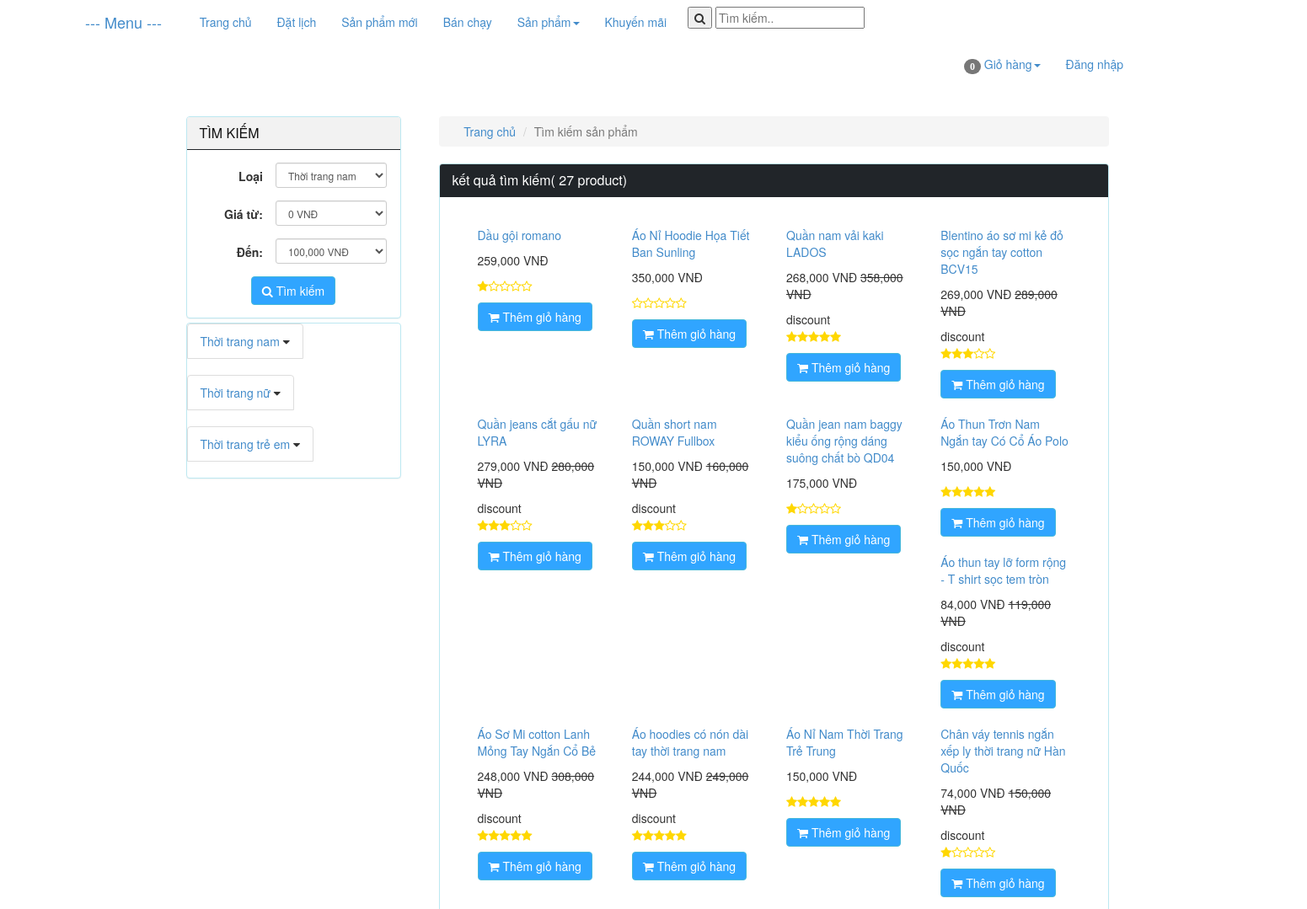
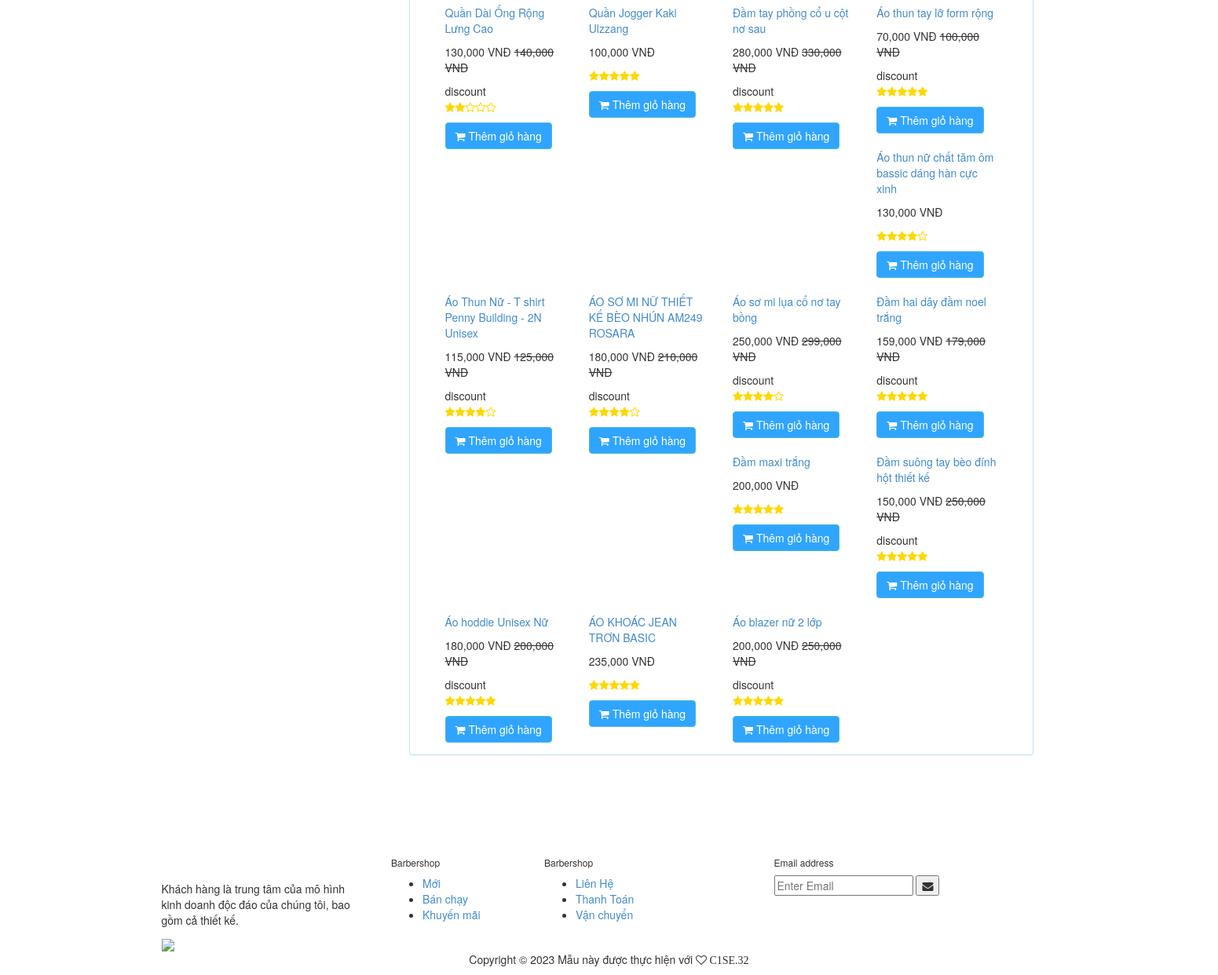
Page /index.php/product/search_name on the committed database (2 pictures, top to bottom).
### tables this page shows
CREATE TABLE `catalog` (
  `id` int(11) NOT NULL,
  `name` varchar(100) NOT NULL,
  `description` varchar(255) DEFAULT NULL,
  `parent_id` int(11) NOT NULL,
  `sort_order` tinyint(4) NOT NULL,
  `created` datetime NOT NULL
);

CREATE TABLE `product` (
  `id` int(255) NOT NULL,
  `catalog_id` int(11) NOT NULL,
  `name` varchar(255) NOT NULL,
  `content` text NOT NULL,
  `price` decimal(15,2) NOT NULL DEFAULT 0.00,
  `discount` int(11) DEFAULT 0,
  `image_link` varchar(100) NOT NULL,
  `image_list` text NOT NULL,
  `view` int(11) NOT NULL DEFAULT 0,
  `buyed` int(255) NOT NULL,
  `rate_total` int(255) NOT NULL DEFAULT 4,
  `rate_count` int(255) NOT NULL DEFAULT 1,
  `created` int(11) NOT NULL
);

### application/controllers/Product.php (called while the page is built, shortened)
<?php
class Product extends MY_Controller {
    public function __construct() {
        parent::__construct();
        $this->load->model('product_model');
        $this->load->model('catalog_model');
        $this->load->model('comment_model');
        $this->load->model('user_model');
        $this->load->model('sizedetail_model');
        $this->load->model('size_model');
        $this->load->model('order_model');
        $this->load->library('form_validation');
        $this->load->helper('form');
        $this->load->library('upload');
        $this->load->library('upload_library');
    }
    public function search_name() {
        $search = $this->input->post('search');
        $this->data['search'] = $search;
        $input = array();
        $product_list = $this->product_model->get_list($input);
        $total = count($product_list);
        $this->data['total'] = $total;
        $this->data['product_list'] = $product_list;
        $this->data['temp'] = 'site/product/search';
        $this->load->view('site/layoutsub', $this->data);
    }
}

### index.php (called while the page is built, shortened)
<?php
require_once BASEPATH.'core/CodeIgniter.php';

### application/core/MY_Controller.php (called while the page is built, shortened)
<?php
class MY_Controller extends CI_Controller {
	function __construct()
	{
		$controller = $this->uri->segment(1);
		switch ($controller) {
			default:
				$input = array();
				$input['where'] = array('parent_id' => '1');
				$input['order'] = array('sort_order', 'ASC');
				$catalog = $this->catalog_model->get_list($input);
				break;
		}
	}
}

### application/core/MY_Model.php (called while the page is built, shortened)
<?php if ( ! defined('BASEPATH')) exit('No direct script access allowed');
class MY_Model extends CI_Model {
    var $table = '';
    var $key = 'id';
    var $order = '';
    function query2($sql){
        $rows = $this->db->query($sql);
        return $rows->row();
    }
    function get_list($input = array())
    {
        $query = $this->db->get($this->table);
        return $query->result();
    }
    protected function get_list_set_input($input = array())
    {
        if ((isset($input['where'])) && $input['where'])
        {
            $this->db->where($input['where']);
        }
        if (isset($input['order'][0]) && isset($input['order'][1]))
        {
            $this->db->order_by($input['order'][0], $input['order'][1]);
        }
        else
        {
            $order = ($this->order == '') ? array($this->table.'.'.$this->key, 'desc') : $this->order;
            $this->db->order_by($order[0], $order[1]);
        }
    }
}
?>

### application/helpers/common_helper.php (called while the page is built, shortened)
<?php
	function covert_vi_to_en($str)
	{
	    $unicode = array(
			'a'=>'á|à|ả|ã|ạ|ă|ắ|ặ|ằ|ẳ|ẵ|â|ấ|ầ|ẩ|ẫ|ậ',
			'd'=>'đ',
			'e'=>'é|è|ẻ|ẽ|ẹ|ê|ế|ề|ể|ễ|ệ',
			'i'=>'í|ì|ỉ|ĩ|ị',
			'o'=>'ó|ò|ỏ|õ|ọ|ô|ố|ồ|ổ|ỗ|ộ|ơ|ớ|ờ|ở|ỡ|ợ',
			'u'=>'ú|ù|ủ|ũ|ụ|ư|ứ|ừ|ử|ữ|ự',
			'y'=>'ý|ỳ|ỷ|ỹ|ỵ',
			'A'=>'Á|À|Ả|Ã|Ạ|Ă|Ắ|Ặ|Ằ|Ẳ|Ẵ|Â|Ấ|Ầ|Ẩ|Ẫ|Ậ',
			'D'=>'Đ',
			'E'=>'É|È|Ẻ|Ẽ|Ẹ|Ê|Ế|Ề|Ể|Ễ|Ệ',
			'I'=>'Í|Ì|Ỉ|Ĩ|Ị',
			'O'=>'Ó|Ò|Ỏ|Õ|Ọ|Ô|Ố|Ồ|Ổ|Ỗ|Ộ|Ơ|Ớ|Ờ|Ở|Ỡ|Ợ',
			'U'=>'Ú|Ù|Ủ|Ũ|Ụ|Ư|Ứ|Ừ|Ử|Ữ|Ự',
			'Y'=>'Ý|Ỳ|Ỷ|Ỹ|Ỵ',
			);
		foreach($unicode as $nonUnicode=>$uni) $str = preg_replace("/($uni)/i",$nonUnicode,$str);
		$str = trim($str);
		$str = str_replace(' ', '-', $str);
		$str = str_replace(',', '', $str);
		return $str;
	}
?>

### application/views/site/product/search.php (the view, shortened to what this page needs)
<div class="col-xs-12 col-sm-9 col-md-9 col-lg-9 clearpaddingr">
    <div class="col-xs-12 col-sm-12 col-md-12 col-lg-12 clearpadding">
        <ol class="breadcrumb">
            <li><a href="<?php echo base_url(); ?>"><span class="glyphicon glyphicon-home" aria-hidden="true"></span> Trang chủ</a></li>
            <li class="active">Tìm kiếm sản phẩm</li>
        </ol>
        <div class="panel panel-info">
            <div class="panel-heading">
                <h3 class="panel-title">kết quả tìm kiếm( <?php echo $total; ?> product)</h3>
            </div>
            <div class="panel-body">
                <div class="col-xs-12 col-sm-12 col-md-12 col-lg-12 clearpadding">
                    <?php
                    foreach ($product_list as $value) {
                        $name = covert_vi_to_en($value->name);
                        $name = strtolower($name);
                    ?>
                        <div class="col-xs-12 col-sm-6 col-md-3 col-lg-3">
                            <div class="product_item">
                                <div class="product-image">
                                </div>
                                <p class="product_name"><a href="<?php echo base_url($name . '-p' . $value->id); ?>"><?php echo $value->name; ?></a></p>
                                <?php
                                if ($value->discount > 0) {
                                    $new_price = $value->price - $value->discount;
                                ?>
                                    <p><span class='price text-right'><?php echo number_format($new_price); ?> VNĐ</span> <del class="product-discount"><?php echo number_format($value->price); ?> VNĐ</del></p>
                                <?php } else { ?>
                                    <p><span class='price text-right'><?php echo number_format($value->price); ?> VNĐ</span></p>
                                <?php } ?>
                                <?php
                                if ($value->discount != 0)
                                    echo '<span class="label_pro">discount</span>';
                                ?>
                                <p>
                                    <?php $raty_tb = round($value->rate_total / $value->rate_count); ?>
                                    <?php
                                    $i2 = 1;
                                    for ($i2; $i2 <= $raty_tb; $i2++) {
                                        echo '<i class="fa fa-star" style="color:gold"></i>';
                                    }
                                    $i3 = 1;
                                    for ($i3; $i3 <= (5 - $raty_tb); $i3++) {
                                        echo '<i class="fa fa-star-o" style="color: gold"></i>';
                                    }
                                    ?>
                                </p>
                                <?php
                                $query_count = 'SELECT SUM(quantity) As totalproduct FROM sizedetail WHERE product_id = ' . $value->id;
                                $result = $this->sizedetail_model->query2($query_count);
                                $sl = $result->totalproduct;
                                if ($sl > 0) {
                                ?>
                                    <a href="<?php echo base_url('cart/add/' . $value->id); ?>"><button class='btn btn-info'><span class="fa fa-shopping-cart" aria-hidden="true"></span> Thêm giỏ hàng</button></a>
                                <?php } else { ?>
                                    <a style="pointer-events: none;"><button style="pointer-events: none;background-color: #333;border: none " class='btn btn-info'>Hết hàng</button></a>
                                <?php } ?>
                            </div>
                        </div>
                    <?php } ?>
                </div>
            </div>
        </div>
    </div>
</div>

### application/views/site/sidebar.php (shortened to what this page needs)
<?php
$catalog_id = isset($catalog_id) ? $catalog_id : NULL;
$price_from = isset($price_from) ? $price_from : NULL;
$price_to = isset($price_to) ? $price_to : NULL;
?>
<div class="col-xs-12 col-sm-3 col-md-3 col-lg-3 clearpaddingl">
    <div class="panel panel-info" style="margin-bottom: 5px;">
        <div class="panel-heading" style="background-color: #f2f2f2;color: #111">
            <h3 class="panel-title">TÌM KIẾM</h3>
        </div>
        <div class="panel-body">
            <form class="form-horizontal text-center" method="post" action="<?php echo base_url('product/search'); ?>">
                <div class="form-group form-group-sm">
                    <label class="col-sm-5 clearpaddingl control-label" for="formGroupInputSmall">Loại</label>
                    <div class="col-sm-7" style="padding-left: 0px">
                        <select class="form-control" name="catalog_id">
                            <?php foreach ($catalog as $value) { ?>
                                <option value="<?php echo $value->id; ?>" style='font-weight: bold' <?php if ($value->id == $catalog_id) echo 'selected'; ?>><?php echo $value->name; ?></option>
                            <?php } ?>
                        </select>
                    </div>
                </div>
                <div class="form-group form-group-sm">
                    <label class="col-sm-5 control-label" for="formGroupInputSmall">Giá từ:</label>
                    <div class="col-sm-7" style="padding-left: 0px">
                        <select class="form-control" name="price_from">
                            <?php for ($i = 0; $i < 1400000; $i = $i + 100000) { ?>
                                <option value="<?php echo $i ?>" <?php if ($i == $price_from) echo 'selected'; ?>><?php echo number_format($i); ?> VNĐ</option>
                            <?php } ?>
                        </select>
                    </div>
                </div>
                <div class="form-group form-group-sm">
                    <label class="col-sm-5 control-label" for="formGroupInputSmall">Đến:</label>
                    <div class="col-sm-7" style="padding-left: 0px">
                        <select class="form-control" name="price_to">
                            <?php for ($i = 100000; $i < 1500000; $i = $i + 100000) { ?>
                                <option value="<?php echo $i ?>" <?php if ($i == $price_to) echo 'selected'; ?>><?php echo number_format($i); ?> VNĐ</option>
                            <?php } ?>
                        </select>
                    </div>
                </div>
                <button class="btn btn-info" type="submit" name='submit'><i class="fa fa-search"></i> Tìm kiếm</button>
            </form>
        </div>
    </div>
    <div class="panel panel-info">
        <div class="panel-body" style="padding:0px">
            <div class="list-group">
                <?php
                foreach ($catalog as $value) {
                    $name = covert_vi_to_en($value->name);
                    $name = strtolower($name);
                ?>
                    <div class="list-group">
                        <button class="list-group-item dropdown-btn">
                            <a href="<?php echo base_url($name . '-c' . $value->id); ?>" class=""><?php echo $value->name; ?></a>
                            <i class="fa fa-caret-down"></i>
                        </button>
                    </div>
                <?php } ?>
            </div>
        </div>
    </div>
</div>

### rows in the picture
catalog: name "Thời trang nam"
catalog: name "Thời trang nữ"
catalog: name "Thời trang trẻ em"
product: name "Dầu gội romano", price "259,000"
product: name "Áo Nỉ Hoodie Họa Tiết Ban Sunling", price "350,000", rate_total 5 (drawn)
product: name "Quần nam vải kaki LADOS", new_price "268,000", price "358,000", shows "discount"
product: name "Blentino áo sơ mi kẻ đỏ sọc ngắn tay cotton BCV15", new_price "269,000", price "289,000", shows "discount", rate_count 2 (drawn)
product: name "Quần jeans cắt gấu nữ LYRA", new_price "279,000", price "280,000", shows "discount", rate_count 2 (drawn)
product: name "Quần short nam ROWAY Fullbox", new_price "150,000", price "160,000", shows "discount", rate_count 2 (drawn)
product: name "Quần jean nam baggy kiểu ống rộng dáng suông chất bò QD04", price "175,000"
product: name "Áo Thun Trơn Nam Ngắn tay Có Cổ Áo Polo", price "150,000"
product: name "Áo thun tay lỡ form rộng - T shirt sọc tem tròn", new_price "84,000", price "119,000", shows "discount"
product: name "Áo Sơ Mi cotton Lanh Mỏng Tay Ngắn Cổ Bẻ", new_price "248,000", price "308,000", shows "discount"
product: name "Áo hoodies có nón dài tay thời trang nam", new_price "244,000", price "249,000", shows "discount"
product: name "Áo Nỉ Nam Thời Trang Trẻ Trung", price "150,000"
product: name "Chân váy tennis ngắn xếp ly thời trang nữ Hàn Quốc", new_price "74,000", price "150,000", shows "discount"
product: name "Quần Dài Ống Rộng Lưng Cao", new_price "130,000", price "140,000", shows "discount", rate_count 3 (drawn)
product: name "Quần Jogger Kaki Ulzzang", price "100,000"
product: name "Đầm tay phồng cổ u cột nơ sau", new_price "280,000", price "330,000", shows "discount"
product: name "Áo thun tay lỡ form rộng", new_price "70,000", price "100,000", shows "discount"
product: name "Áo thun nữ chất tăm ôm bassic dáng hàn cực xinh", price "130,000", rate_total 4 (drawn)
product: name "Áo Thun Nữ - T shirt Penny Building - 2N Unisex", new_price "115,000", price "125,000", shows "discount", rate_total 4 (drawn)
product: name "ÁO SƠ MI NỮ THIẾT KẾ BÈO NHÚN AM249 ROSARA", new_price "180,000", price "210,000", shows "discount", rate_total 4 (drawn)
product: name "Áo sơ mi lụa cổ nơ tay bồng", new_price "250,000", price "299,000", shows "discount", rate_total 4 (drawn)
product: name "Đầm hai dây đầm noel trắng", new_price "159,000", price "179,000", shows "discount"
product: name "Đầm maxi trắng", price "200,000"
product: name "Đầm suông tay bèo đính hột thiết kế", new_price "150,000", price "250,000", shows "discount"
product: name "Áo hoddie Unisex Nữ", new_price "180,000", price "200,000", shows "discount"
product: name "ÁO KHOÁC JEAN TRƠN BASIC", price "235,000"
product: name "Áo blazer nữ 2 lớp", new_price "200,000", price "250,000", shows "discount"

### other values in the picture
$total_items "0"
$total "27"
form field catalog_id "Thời trang nam"
form field price_from "0 VNĐ"
form field price_to "100,000 VNĐ"
